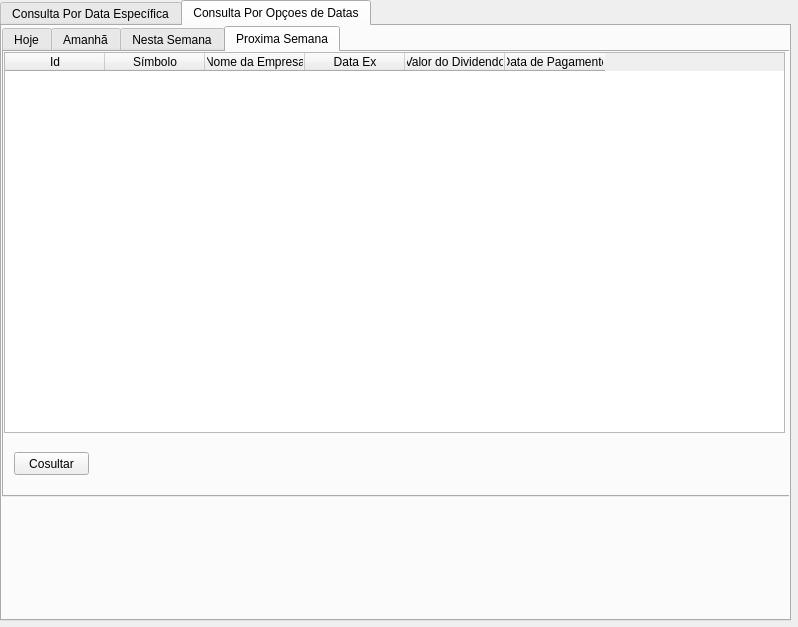
<?xml version="1.0" encoding="UTF-8"?>
<ui version="4.0">
 <class>Dividendos</class>
 <widget class="QDialog" name="Dividendos">
  <property name="geometry">
   <rect>
    <x>0</x>
    <y>0</y>
    <width>798</width>
    <height>627</height>
   </rect>
  </property>
  <property name="windowTitle">
   <string>Dividendos</string>
  </property>
  <widget class="QTabWidget" name="tabWidget">
   <property name="geometry">
    <rect>
     <x>0</x>
     <y>0</y>
     <width>791</width>
     <height>621</height>
    </rect>
   </property>
   <property name="currentIndex">
    <number>1</number>
   </property>
   <widget class="QWidget" name="tab">
    <attribute name="title">
     <string>Consulta Por Data Específica</string>
    </attribute>
    <widget class="QTableWidget" name="tableWidget">
     <property name="geometry">
      <rect>
       <x>-10</x>
       <y>90</y>
       <width>791</width>
       <height>501</height>
      </rect>
     </property>
     <column>
      <property name="text">
       <string>Id</string>
      </property>
     </column>
     <column>
      <property name="text">
       <string>Símbolo</string>
      </property>
     </column>
     <column>
      <property name="text">
       <string>Nome da Epresa</string>
      </property>
     </column>
     <column>
      <property name="text">
       <string>Data Ex</string>
      </property>
     </column>
     <column>
      <property name="text">
       <string>Valor do Dividendo</string>
      </property>
     </column>
     <column>
      <property name="text">
       <string>Data de Pagamento</string>
      </property>
     </column>
    </widget>
    <widget class="QGroupBox" name="groupBox">
     <property name="geometry">
      <rect>
       <x>20</x>
       <y>20</y>
       <width>211</width>
       <height>61</height>
      </rect>
     </property>
     <property name="title">
      <string>Data Ex</string>
     </property>
     <widget class="QDateEdit" name="dateEdit">
      <property name="geometry">
       <rect>
        <x>10</x>
        <y>20</y>
        <width>81</width>
        <height>21</height>
       </rect>
      </property>
     </widget>
     <widget class="QPushButton" name="pushButton">
      <property name="geometry">
       <rect>
        <x>100</x>
        <y>20</y>
        <width>101</width>
        <height>21</height>
       </rect>
      </property>
      <property name="text">
       <string>Consultar</string>
      </property>
     </widget>
    </widget>
   </widget>
   <widget class="QWidget" name="tab_2">
    <attribute name="title">
     <string>Consulta Por Opçoes de Datas</string>
    </attribute>
    <widget class="QTabWidget" name="tabWidget_2">
     <property name="geometry">
      <rect>
       <x>0</x>
       <y>0</y>
       <width>791</width>
       <height>471</height>
      </rect>
     </property>
     <property name="currentIndex">
      <number>3</number>
     </property>
     <widget class="QWidget" name="tab_3">
      <attribute name="title">
       <string>Hoje</string>
      </attribute>
      <widget class="QTableWidget" name="tableWidget_6">
       <property name="geometry">
        <rect>
         <x>0</x>
         <y>0</y>
         <width>791</width>
         <height>381</height>
        </rect>
       </property>
       <column>
        <property name="text">
         <string>Id</string>
        </property>
       </column>
       <column>
        <property name="text">
         <string>Símbolo</string>
        </property>
       </column>
       <column>
        <property name="text">
         <string>Nome da Empresa</string>
        </property>
       </column>
       <column>
        <property name="text">
         <string>Data Ex</string>
        </property>
       </column>
       <column>
        <property name="text">
         <string>Valor do Dividendo</string>
        </property>
       </column>
       <column>
        <property name="text">
         <string>Data de Pagamento</string>
        </property>
       </column>
      </widget>
      <widget class="QPushButton" name="pushButton_3">
       <property name="geometry">
        <rect>
         <x>10</x>
         <y>400</y>
         <width>75</width>
         <height>23</height>
        </rect>
       </property>
       <property name="text">
        <string>Cosultar</string>
       </property>
      </widget>
     </widget>
     <widget class="QWidget" name="tab_4">
      <attribute name="title">
       <string>Amanhã</string>
      </attribute>
      <widget class="QTableWidget" name="tableWidget_3">
       <property name="geometry">
        <rect>
         <x>0</x>
         <y>0</y>
         <width>781</width>
         <height>381</height>
        </rect>
       </property>
       <column>
        <property name="text">
         <string>Id</string>
        </property>
       </column>
       <column>
        <property name="text">
         <string>Símbolo</string>
        </property>
       </column>
       <column>
        <property name="text">
         <string>Nome da Empresa</string>
        </property>
       </column>
       <column>
        <property name="text">
         <string>Data Ex</string>
        </property>
       </column>
       <column>
        <property name="text">
         <string>Valor do Dividendo</string>
        </property>
       </column>
       <column>
        <property name="text">
         <string>Data de Pagamento</string>
        </property>
       </column>
      </widget>
      <widget class="QPushButton" name="pushButton_4">
       <property name="geometry">
        <rect>
         <x>10</x>
         <y>400</y>
         <width>75</width>
         <height>23</height>
        </rect>
       </property>
       <property name="text">
        <string>Cosultar</string>
       </property>
      </widget>
     </widget>
     <widget class="QWidget" name="tab_5">
      <attribute name="title">
       <string>Nesta Semana</string>
      </attribute>
      <widget class="QTableWidget" name="tableWidget_4">
       <property name="geometry">
        <rect>
         <x>0</x>
         <y>0</y>
         <width>781</width>
         <height>381</height>
        </rect>
       </property>
       <column>
        <property name="text">
         <string>Id</string>
        </property>
       </column>
       <column>
        <property name="text">
         <string>Símbolo</string>
        </property>
       </column>
       <column>
        <property name="text">
         <string>Nome da Empresa</string>
        </property>
       </column>
       <column>
        <property name="text">
         <string>Data Ex</string>
        </property>
       </column>
       <column>
        <property name="text">
         <string>Valor do Dividendo</string>
        </property>
       </column>
       <column>
        <property name="text">
         <string>Data de Pagamento</string>
        </property>
       </column>
      </widget>
      <widget class="QPushButton" name="pushButton_2">
       <property name="geometry">
        <rect>
         <x>10</x>
         <y>400</y>
         <width>75</width>
         <height>23</height>
        </rect>
       </property>
       <property name="text">
        <string>Cosultar</string>
       </property>
      </widget>
     </widget>
     <widget class="QWidget" name="tab_6">
      <attribute name="title">
       <string>Proxima Semana</string>
      </attribute>
      <widget class="QTableWidget" name="tableWidget_5">
       <property name="geometry">
        <rect>
         <x>0</x>
         <y>0</y>
         <width>781</width>
         <height>381</height>
        </rect>
       </property>
       <column>
        <property name="text">
         <string>Id</string>
        </property>
       </column>
       <column>
        <property name="text">
         <string>Símbolo</string>
        </property>
       </column>
       <column>
        <property name="text">
         <string>Nome da Empresa</string>
        </property>
       </column>
       <column>
        <property name="text">
         <string>Data Ex</string>
        </property>
       </column>
       <column>
        <property name="text">
         <string>Valor do Dividendo</string>
        </property>
       </column>
       <column>
        <property name="text">
         <string>Data de Pagamento</string>
        </property>
       </column>
      </widget>
      <widget class="QPushButton" name="pushButton_5">
       <property name="geometry">
        <rect>
         <x>10</x>
         <y>400</y>
         <width>75</width>
         <height>23</height>
        </rect>
       </property>
       <property name="text">
        <string>Cosultar</string>
       </property>
      </widget>
     </widget>
    </widget>
   </widget>
  </widget>
 </widget>
 <resources/>
 <connections/>
</ui>
